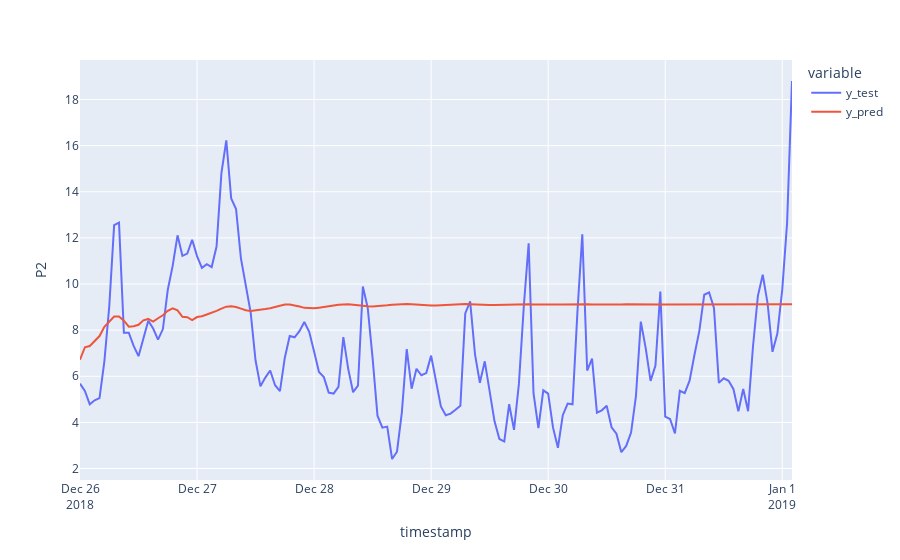

Source (notebook cell):
### Markdown cell above
**Task 3.3.16:** Create a time series plot for the values in `test_predictions` using plotly express. Be sure that the y-axis is properly labeled as `"P2"`.

- [<span id='technique'>Create a line plot in <span id='tool'>plotly express.](../%40textbook/07-visualization-pandas.ipynb#Line-Plots)

### Code cell
fig = px.line(df_pred_test, labels={"value": "P2"})
fig.show()

### Figure 1 — Plotly figure (JSON) as saved in the notebook; plotly's stock layout.template omitted (floating-point values rounded to 4 significant figures; data arrays with more than 128 entries replaced by an {"elided": "..."} marker saying what was removed)
{"data": [{"hovertemplate": "variable=y_test<br>timestamp=%{x}<br>P2=%{y}<extra></extra>", "legendgroup": "y_test", "line": {"color": "#636efa", "dash": "solid"}, "marker": {"symbol": "circle"}, "mode": "lines", "name": "y_test", "orientation": "v", "showlegend": true, "type": "scatter", "x": {"elided": "147 str values"}, "xaxis": "x", "y": {"elided": "147 float values"}, "yaxis": "y"}, {"hovertemplate": "variable=y_pred<br>timestamp=%{x}<br>P2=%{y}<extra></extra>", "legendgroup": "y_pred", "line": {"color": "#EF553B", "dash": "solid"}, "marker": {"symbol": "circle"}, "mode": "lines", "name": "y_pred", "orientation": "v", "showlegend": true, "type": "scatter", "x": {"elided": "147 str values"}, "xaxis": "x", "y": {"elided": "147 float values"}, "yaxis": "y"}], "layout": {"legend": {"title": {"text": "variable"}, "tracegroupgap": 0}, "margin": {"t": 60}, "xaxis": {"anchor": "y", "domain": [0, 1], "title": {"text": "timestamp"}}, "yaxis": {"anchor": "x", "domain": [0, 1], "title": {"text": "P2"}}}}
